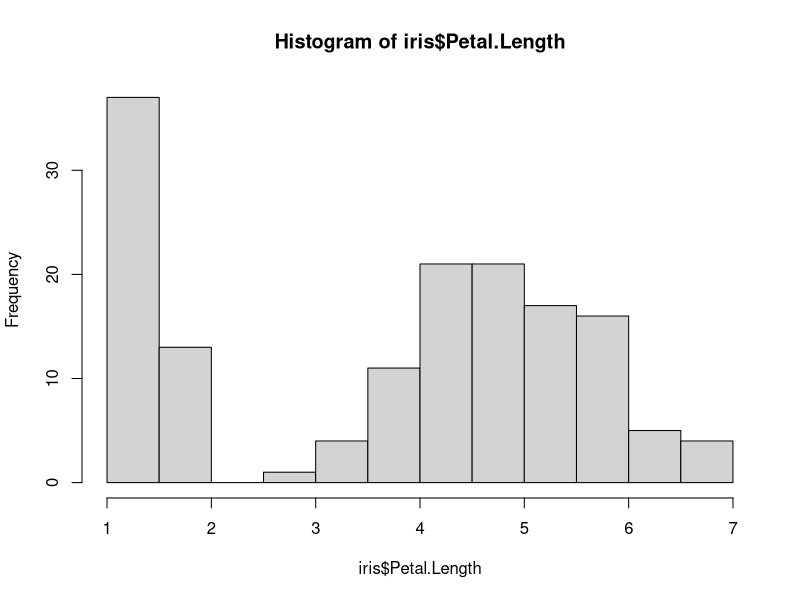
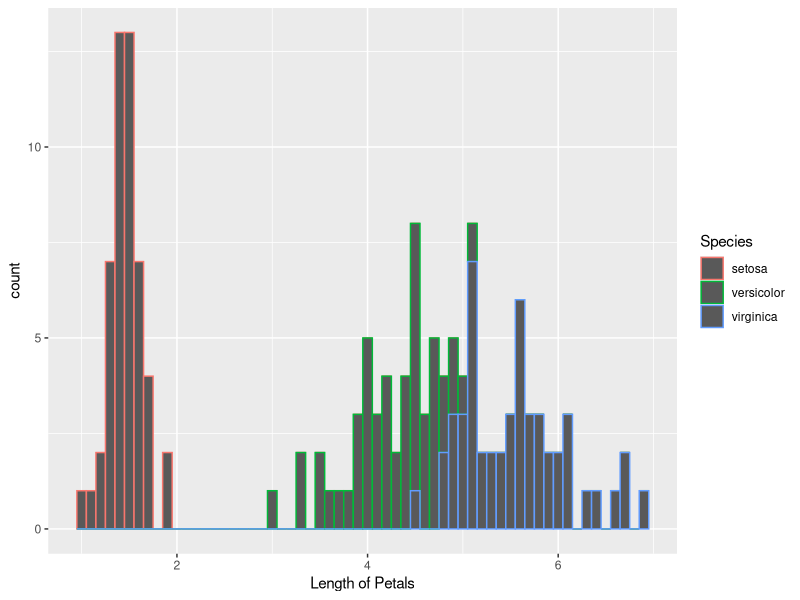

Write R code to recreate these figures, in order. (Note: this script raises an error after producing the figures.)
## CASE STUDY 1
## Sep 5 2024

#Jeongwon Lee

#Import library
library(ggplot2)
data(iris)

summary(iris)

#Calculate the mean of the Petal.Length field and save it as an object named petal_length_mean
petal_length_mean <- mean(iris$Petal.Length)

#Plot the distribution of the Petal.Length column as a histogram (?hist)
hist(iris$Petal.Length)

ggplot(data = iris, aes(Petal.Length, colour = Species))+
  geom_histogram(binwidth = 0.1, bins=0.1) +
  xlab("Length of Petals")
ylab("count")


ggplot(data = iris, aes(Petal.Length))+
  geom_histogram() +
  abline(v = mean(Petal.Length))+
  xlab("Length of Petals")
ylab("count")


ggplot(data = iris, aes(x = Petal.Length, fill = Species)) +
  geom_histogram(binwidth = 0.1) +
  geom_vline(xintercept = petal_length_mean, col = 'red') +
  xlab("Length of Petals") +
  ylab("Count")
